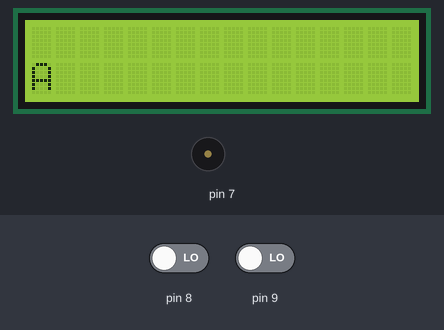
Bench run of a sketch on a simulated Arduino Uno, built with avr-gcc and run on an emulated ATmega328P. On the bench: 16×2 character LCD, buzzer (waves = sounding). Inputs (shaded band) come from the test bench; at power-on: pin 8 LOW, pin 9 LOW.

Above: at 1.2 s.
1.3 s: pin 8 driven HIGH
At 3.12 s:
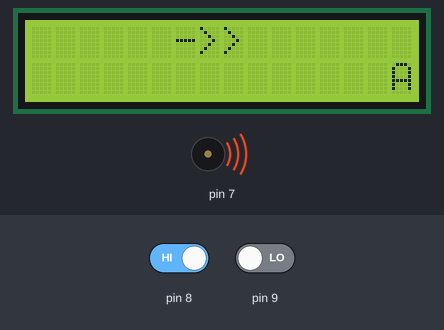
3.2 s: pin 9 driven HIGH
At 4.95 s:
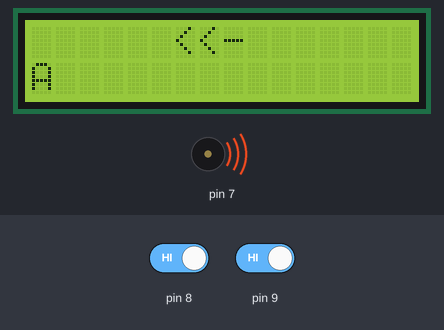
5.0 s: pin 9 driven LOW
At 5.1 s:
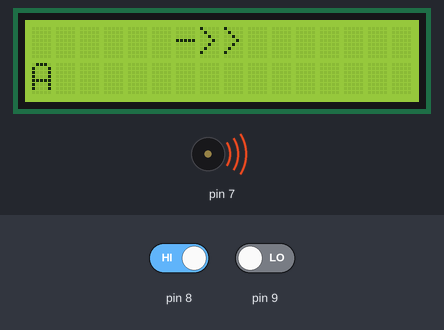
8.0 s: pin 9 driven HIGH
At 8.13 s:
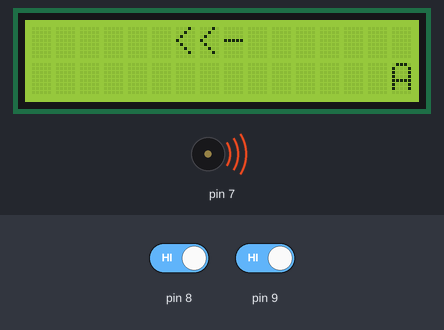
Timing chart, 0 to 11.0 s (numbered marks = the images above; inputs shaded):
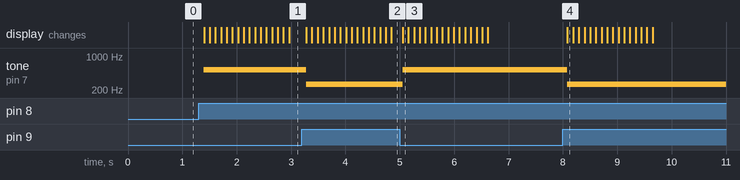

Measured:
- after the input at 1.3 s, tone on pin 7: silent → 523 Hz after 0.10 s; the display: first changes after 0.10 s (image 1 shows a later state)
- after the input at 3.2 s, tone on pin 7: 523 Hz → 262 Hz after 0.08 s; the display: first changes after 0.08 s (image 2 shows a later state)
- after the input at 5.0 s, tone on pin 7: 262 Hz → 523 Hz after 0.05 s; the display: changes after 0.06 s (image 3)
- after the input at 8.0 s, tone on pin 7: 523 Hz → 262 Hz after 0.08 s; the display: changes after 0.08 s (image 4)

The sketch:

sketch_dec23a_LCD_TEST_.ino
```cpp
/*
  LCDの表示テスト用
*/

#include <LiquidCrystal.h>

// reference of http://www.hiramine.com/physicalcomputing/arduino/lcd.html
LiquidCrystal g_lcd( 12, 11, 5, 4, 3, 2 );

void setup()
{
        pinMode(9, INPUT);
        pinMode(8, INPUT);
        pinMode(7, OUTPUT);
        g_lcd.begin( 16, 2 );

        g_lcd.clear();
        g_lcd.setCursor( 0, 0 );
}

int point = 0;

void loop()
{
        g_lcd.setCursor( 0, 1 );
        for (int i = 0; i < point; i++) {
            g_lcd.print(" ");
        }
        g_lcd.print("A");
        for (int i = point; i < 15; i++) {
            g_lcd.print(" ");
        }
        if (digitalRead(9) == HIGH) {
          if (point > 0) {  point -= 1; }
          g_lcd.setCursor( 0, 0 );
          g_lcd.print("      <<-      ");
          tone(7, 262, 100);
        }
        else if (digitalRead(8) == HIGH) {
          if (point < 15) { point += 1; }
          tone(7, 523, 100);
          g_lcd.setCursor( 0, 0 );
          g_lcd.print("      ->>      ");
        }

        delay( 100 );
}
```
